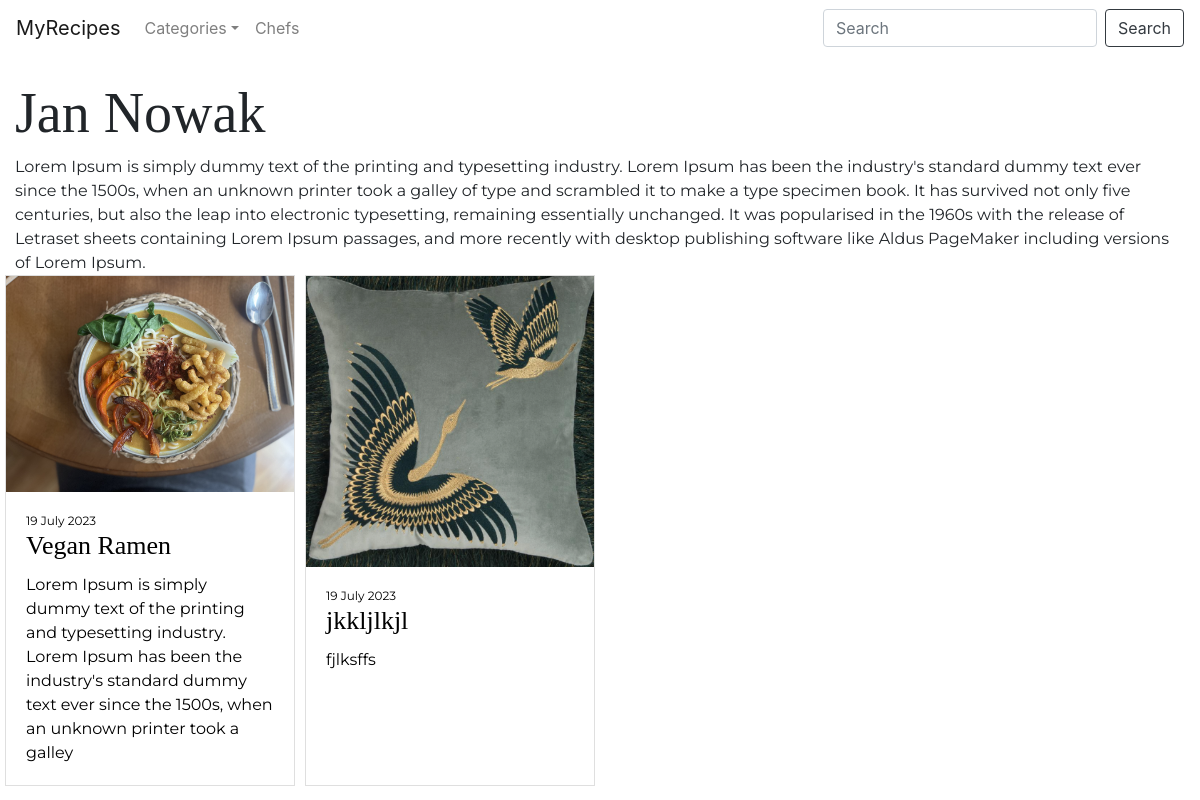
Screenshot of /chef_profile/2/ with the database file from the repository.
### recipes/models/chef.py (models this page shows)
class Chef(models.Model):
    name = models.CharField(max_length=50)
    bio = models.TextField(blank=True)
    profile_photo = models.ImageField(upload_to='images', default='image')

### recipes/models/recipe.py (models this page shows)
class Recipe(models.Model):
    title = models.CharField(max_length=50)
    description = models.CharField(max_length=200)
    chef = models.ForeignKey(Chef, on_delete=models.CASCADE)
    ingredients = models.ManyToManyField(Ingredient)
    preparation = models.TextField(blank=True)
    categories = models.ManyToManyField(Category)
    created_at = models.DateTimeField(auto_now_add=True)
    photo = models.ImageField(upload_to='images', default='image')

### recipes/views.py (the view)
# urls.py: path('chef_profile/<int:pk>/', views.chef_profile, name="chef_profile_page"),
def chef_profile(request, pk):
    categories = Category.objects.all()
    chef = get_object_or_404(Chef, pk=pk)
    chef_recipes = Recipe.objects.filter(chef=pk)
    return render(request, '../templates/recipes/chef_profile.html',
                  {'chef': chef, 'chef_recipes': chef_recipes, 'categories': categories})

### recipes/templates/recipes/chef_profile.html
{% extends 'recipes/base.html' %}
{% block content %}
<div class="container-fluid ">
    <div class="row">
        <div class="col">
            <h2>{{ chef.name }}</h2>
            <p>{{ chef.bio|linebreaksbr }}</p>
            <div class="row g-3">
                {% for chef_recipe in chef_recipes.all %}
                <div class="col-12 col-md-6 col-lg-3">
                    <a class="recipe-card" href="{% url 'recipe_detail_page' pk=chef_recipe.pk %}">
                        <div class="card h-100">
                            <div class="image"><img class="card-img-top" src="../../{{chef_recipe.photo}}"
                                                    alt="Card image cap">
                            </div>
                            <div class="card-body">
                                <p class="date">{{ chef_recipe.created_at|date:"j E Y" }}</p>
                                <h5 class="card-title ">{{ chef_recipe.title }}</h5>
                                <p class="card-text">{{ chef_recipe.description|linebreaksbr }}</p>
                            </div>
                        </div>
                    </a>
                </div>
                {% endfor %}
            </div>
        </div>
    </div>
</div>
{% endblock %}

### recipes/static/css/style.css (style rules this page uses)
.container-fluid { padding: 80px 15px 0 15px; }
p { font-family: 'Montserrat', sans-serif; margin:0; }
h1, h2, h3, h4 ,h5 { font-family: 'Playfair Display', serif; }
h2 { font-size: 56px; }
h5 { font-size: 26px; }
.col-12 { padding: 0 5px 10px 5px; }
.recipe-card { color: #000; position: relative; text-decoration: none; }
.recipe-card::before { background: hsla(360, 100%, 100%, 0.59); content: ""; inset: 0; position: absolute; width: 0; transition: 0.5s ease-in-out; z-index: 100; }
.card { border-radius: 0; }
.card-body { display:flex; height:100%; flex-direction:column; }
.image { height:50%; }
.card-img-top { border-radius: 0; }
.date { font-size: 12px; }
.card-text { flex-grow: 1; }
.image { height:100%; }
img { display:block; width:100%; height:100%; object-fit: cover; }

### rows the page displays
Chef: name "Jan Nowak", bio "Lorem Ipsum is simply dummy text of the printing and typesetting industry. Lorem Ipsum has been the industry's standard dummy text ever since the 1500s, when an unknown printer took a galley of type and scrambled it to make a type specimen book. It has survived not only five centuries, but also the leap into electronic typesetting, remaining essentially unchanged. It was popularised in the 1960s with the release of Letraset sheets containing Lorem Ipsum passages, and more recently with desktop publishing software like Aldus PageMaker including versions of Lorem Ipsum."
Recipe: photo (picture), created_at "19 July 2023", title "Vegan Ramen", description "Lorem Ipsum is simply dummy text of the printing and typesetting industry. Lorem Ipsum has been the industry's standard dummy text ever since the 1500s, when an unknown printer took a galley"
Recipe: photo (picture), created_at "19 July 2023", title "jkkljlkjl", description "fjlksffs"
